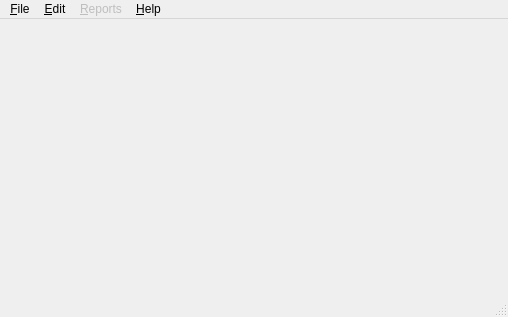
<?xml version="1.0" encoding="UTF-8"?>
<ui version="4.0">
 <class>MainWindow</class>
 <widget class="QMainWindow" name="MainWindow">
  <property name="geometry">
   <rect>
    <x>0</x>
    <y>0</y>
    <width>508</width>
    <height>317</height>
   </rect>
  </property>
  <property name="minimumSize">
   <size>
    <width>0</width>
    <height>0</height>
   </size>
  </property>
  <property name="baseSize">
   <size>
    <width>0</width>
    <height>0</height>
   </size>
  </property>
  <property name="windowTitle">
   <string>MainWindow</string>
  </property>
  <property name="windowIcon">
   <iconset resource="fred.qrc">
    <normaloff>:/icons/resources/fred.png</normaloff>:/icons/resources/fred.png</iconset>
  </property>
  <widget class="QWidget" name="MainWidget"/>
  <widget class="QMenuBar" name="menuBar">
   <property name="geometry">
    <rect>
     <x>0</x>
     <y>0</y>
     <width>508</width>
     <height>29</height>
    </rect>
   </property>
   <widget class="QMenu" name="MenuFile">
    <property name="title">
     <string>&amp;File</string>
    </property>
    <addaction name="action_Open_hive"/>
    <addaction name="ActionRecentlyOpened"/>
    <addaction name="action_Close_hive"/>
    <addaction name="separator"/>
    <addaction name="action_Quit"/>
   </widget>
   <widget class="QMenu" name="MenuHelp">
    <property name="title">
     <string>&amp;Help</string>
    </property>
    <addaction name="actionAbout_Qt"/>
    <addaction name="actionAbout_fred"/>
   </widget>
   <widget class="QMenu" name="MenuReports">
    <property name="enabled">
     <bool>false</bool>
    </property>
    <property name="title">
     <string>&amp;Reports</string>
    </property>
    <addaction name="ActionGenerateReport"/>
    <addaction name="ActionReloadReportTemplates"/>
   </widget>
   <widget class="QMenu" name="MenuEdit">
    <property name="title">
     <string>&amp;Edit</string>
    </property>
    <addaction name="ActionSearch"/>
    <addaction name="separator"/>
    <addaction name="ActionPreferences"/>
   </widget>
   <addaction name="MenuFile"/>
   <addaction name="MenuEdit"/>
   <addaction name="MenuReports"/>
   <addaction name="MenuHelp"/>
  </widget>
  <widget class="QStatusBar" name="StatusBar"/>
  <action name="action_Open_hive">
   <property name="text">
    <string>&amp;Open hive</string>
   </property>
   <property name="shortcut">
    <string>Ctrl+O</string>
   </property>
  </action>
  <action name="action_Close_hive">
   <property name="enabled">
    <bool>false</bool>
   </property>
   <property name="text">
    <string>Close hive</string>
   </property>
  </action>
  <action name="action_Quit">
   <property name="text">
    <string>&amp;Quit</string>
   </property>
   <property name="shortcut">
    <string>Ctrl+Q</string>
   </property>
  </action>
  <action name="actionAbout_Qt">
   <property name="text">
    <string>About Qt</string>
   </property>
  </action>
  <action name="actionAbout_fred">
   <property name="text">
    <string>About fred</string>
   </property>
  </action>
  <action name="ActionSearch">
   <property name="enabled">
    <bool>false</bool>
   </property>
   <property name="text">
    <string>&amp;Search</string>
   </property>
   <property name="shortcut">
    <string>Ctrl+S</string>
   </property>
  </action>
  <action name="ActionPreferences">
   <property name="enabled">
    <bool>true</bool>
   </property>
   <property name="text">
    <string>&amp;Preferences</string>
   </property>
  </action>
  <action name="ActionGenerateReport">
   <property name="enabled">
    <bool>true</bool>
   </property>
   <property name="text">
    <string>Generate report</string>
   </property>
  </action>
  <action name="ActionReloadReportTemplates">
   <property name="text">
    <string>Reload report templates</string>
   </property>
  </action>
  <action name="ActionRecentlyOpened">
   <property name="enabled">
    <bool>false</bool>
   </property>
   <property name="text">
    <string>Recently opened</string>
   </property>
  </action>
 </widget>
 <layoutdefault spacing="6" margin="11"/>
 <resources>
  <include location="fred.qrc"/>
 </resources>
 <connections/>
</ui>
